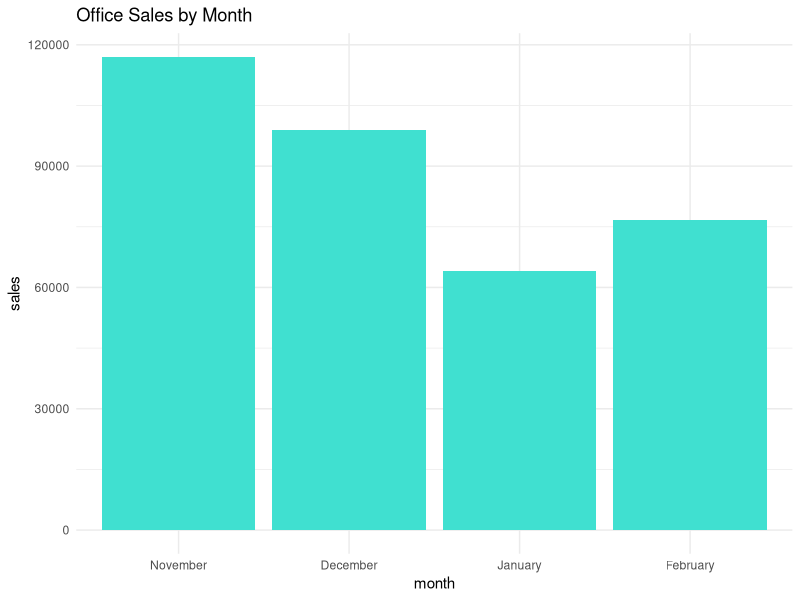
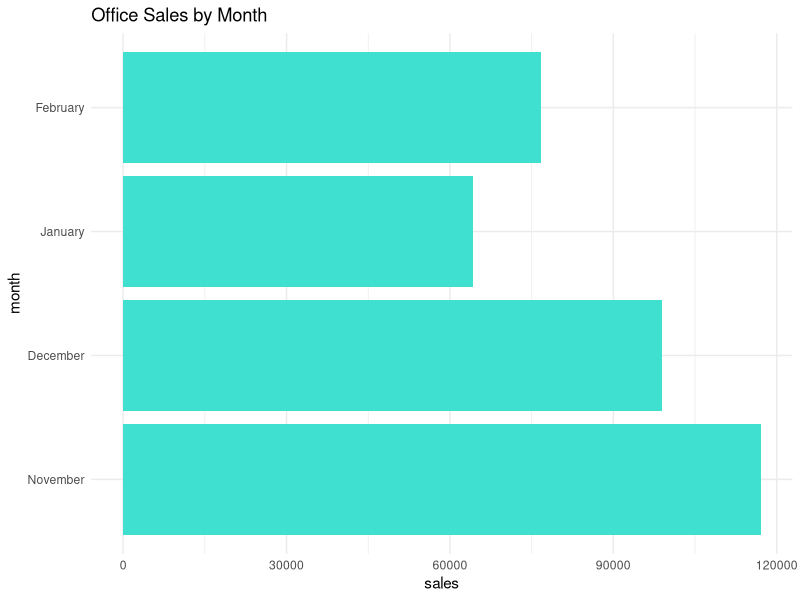
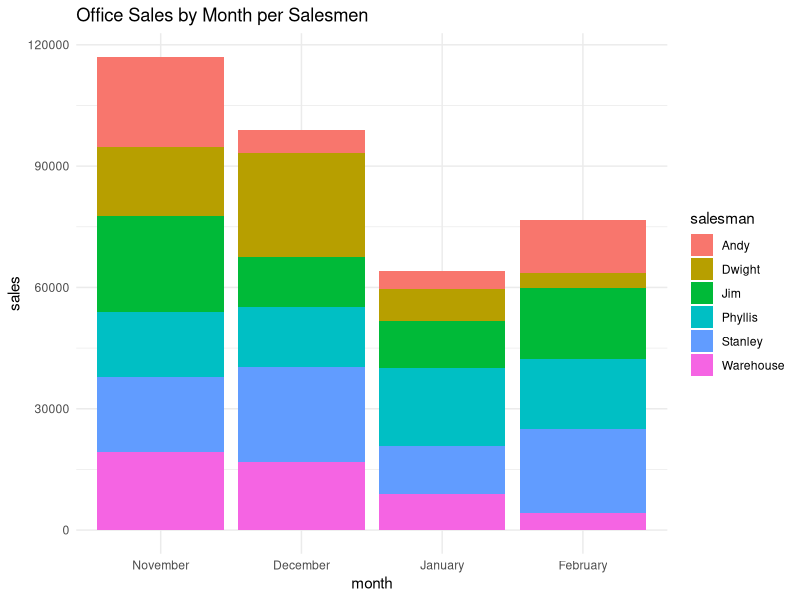
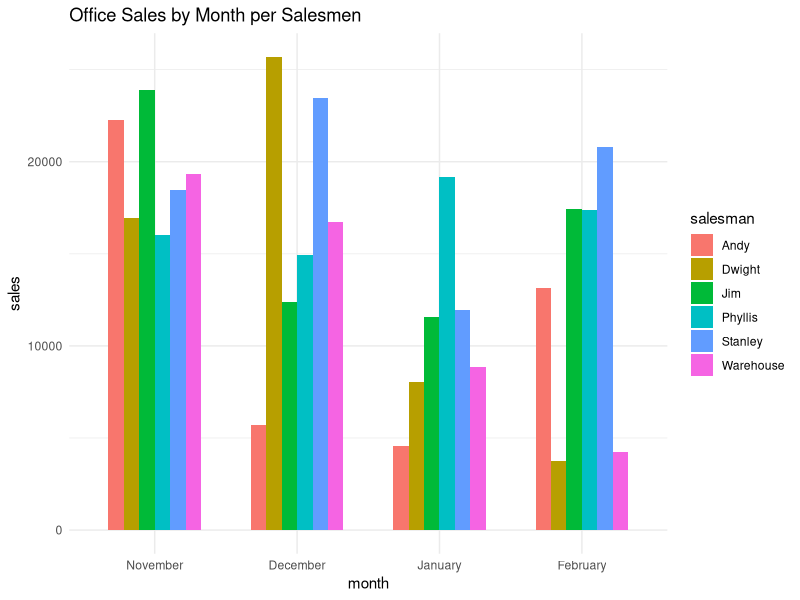
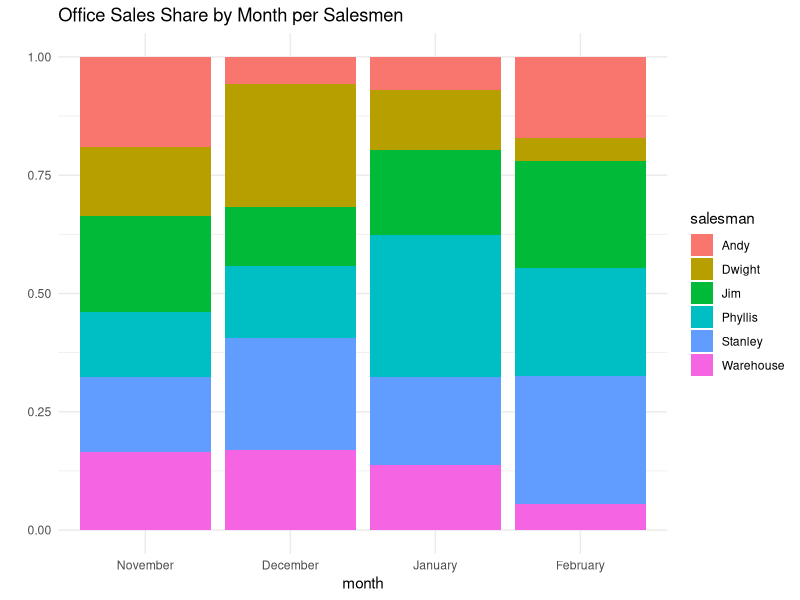
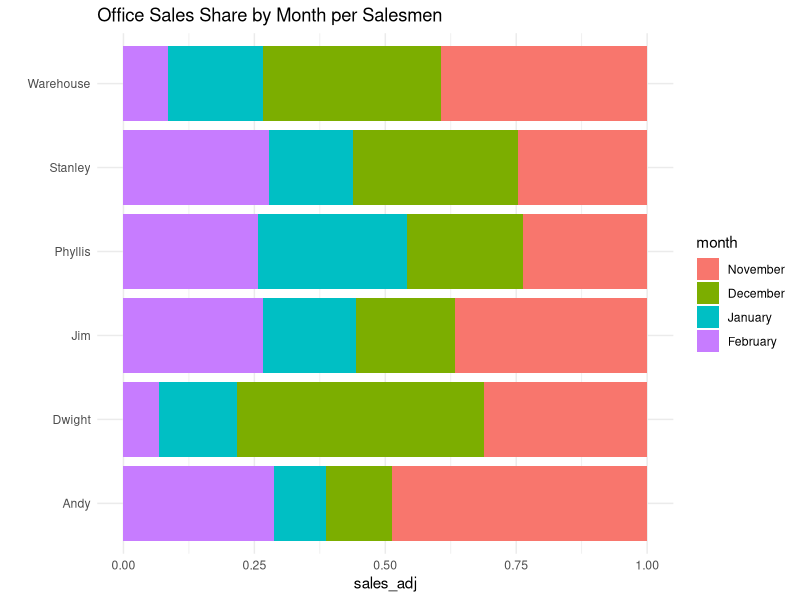

Here is the R script that generated these plots, in order:
#################################
# Bar & Column Charts Practice  #
# Using {ggplot2}               #
# Adam Bushman                  #
#################################

library('dplyr')
library('ggplot2')


# Data setup
data <- 
  data.frame(
    month = sort(rep(c("November", "December", "January", "February"), 6)), 
    salesman = rep(c("Jim", "Dwight", "Stanley", "Phyllis", "Andy", "Warehouse"), 4), 
    sales = rnorm(24, 15000, 6000)
  ) %>%
  mutate(month = factor(month, levels = c("November", "December", "January", "February")))


# Basic column chart
ggplot(data, aes(month, sales)) +
  geom_bar(stat = "identity", fill = "turquoise") +
  labs(
    title = "Office Sales by Month"
  ) +
  theme_minimal()



# Basic bar chart
ggplot(data, aes(sales, month)) +
  geom_bar(stat = "identity", fill = "turquoise") +
  labs(
    title = "Office Sales by Month"
  ) +
  theme_minimal()


# Stacked column chart
ggplot(data, aes(month, sales)) +
  geom_bar(aes(fill = salesman), stat = "identity") +
  labs(
    title = "Office Sales by Month per Salesmen"
  ) +
  theme_minimal()



# Side-by-side column chart
ggplot(data, aes(month, sales)) +
  geom_bar(aes(fill = salesman), stat = "identity", 
           position = "dodge", 
           width = 0.65) +
  labs(
    title = "Office Sales by Month per Salesmen"
  ) +
  theme_minimal()



# 100% column chart
data %>%
  left_join(data %>%
              group_by(month) %>%
              summarise(total = sum(sales))) %>%
  mutate(sales_adj = sales / total) %>%
  
  ggplot(aes(month, sales_adj)) +
  geom_bar(aes(fill = salesman), stat = "identity") +
  labs(
    title = "Office Sales Share by Month per Salesmen", 
    y = ""
  ) +
  theme_minimal()



# 100% bar chart
data %>%
  left_join(data %>%
              group_by(salesman) %>%
              summarise(total = sum(sales))) %>%
  mutate(sales_adj = sales / total) %>%
  
  ggplot(aes(sales_adj, salesman)) +
  geom_bar(aes(fill = month), stat = "identity") +
  labs(
    title = "Office Sales Share by Month per Salesmen", 
    y = ""
  ) +
  theme_minimal()
